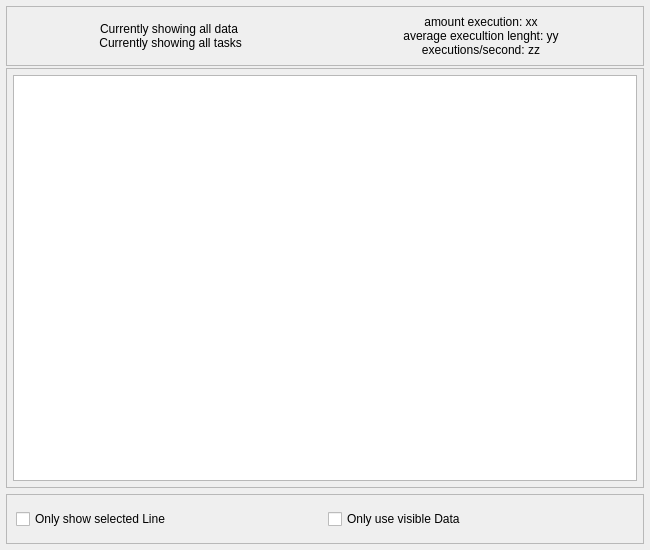
<?xml version="1.0" encoding="UTF-8"?>
<ui version="4.0">
 <class>Stats</class>
 <widget class="QDialog" name="Stats">
  <property name="geometry">
   <rect>
    <x>0</x>
    <y>0</y>
    <width>650</width>
    <height>550</height>
   </rect>
  </property>
  <property name="minimumSize">
   <size>
    <width>650</width>
    <height>550</height>
   </size>
  </property>
  <property name="maximumSize">
   <size>
    <width>650</width>
    <height>550</height>
   </size>
  </property>
  <property name="windowTitle">
   <string>Statistics</string>
  </property>
  <layout class="QGridLayout" name="gridLayout">
   <property name="leftMargin">
    <number>6</number>
   </property>
   <property name="topMargin">
    <number>6</number>
   </property>
   <property name="rightMargin">
    <number>6</number>
   </property>
   <property name="bottomMargin">
    <number>6</number>
   </property>
   <item row="1" column="0">
    <layout class="QVBoxLayout" name="mainLayout">
     <property name="spacing">
      <number>2</number>
     </property>
     <item>
      <widget class="QFrame" name="topFrame">
       <property name="minimumSize">
        <size>
         <width>600</width>
         <height>60</height>
        </size>
       </property>
       <property name="maximumSize">
        <size>
         <width>16777215</width>
         <height>60</height>
        </size>
       </property>
       <property name="frameShape">
        <enum>QFrame::StyledPanel</enum>
       </property>
       <property name="frameShadow">
        <enum>QFrame::Raised</enum>
       </property>
       <layout class="QHBoxLayout" name="horizontalLayout">
        <item>
         <widget class="QLabel" name="leftLabel">
          <property name="lineWidth">
           <number>1</number>
          </property>
          <property name="midLineWidth">
           <number>1</number>
          </property>
          <property name="text">
           <string>Currently showing all data
 Currently showing all tasks</string>
          </property>
          <property name="alignment">
           <set>Qt::AlignCenter</set>
          </property>
         </widget>
        </item>
        <item>
         <widget class="QLabel" name="rightLabel">
          <property name="text">
           <string>amount execution: xx
average execultion lenght: yy
executions/second: zz</string>
          </property>
          <property name="alignment">
           <set>Qt::AlignCenter</set>
          </property>
          <property name="wordWrap">
           <bool>false</bool>
          </property>
         </widget>
        </item>
       </layout>
      </widget>
     </item>
     <item>
      <widget class="QFrame" name="mainFrame">
       <property name="minimumSize">
        <size>
         <width>300</width>
         <height>400</height>
        </size>
       </property>
       <property name="frameShape">
        <enum>QFrame::StyledPanel</enum>
       </property>
       <property name="frameShadow">
        <enum>QFrame::Raised</enum>
       </property>
       <layout class="QGridLayout" name="gridLayout_2">
        <property name="leftMargin">
         <number>6</number>
        </property>
        <property name="topMargin">
         <number>6</number>
        </property>
        <property name="rightMargin">
         <number>6</number>
        </property>
        <property name="bottomMargin">
         <number>6</number>
        </property>
        <item row="0" column="0">
         <widget class="QChartView" name="topLeft"/>
        </item>
       </layout>
      </widget>
     </item>
    </layout>
   </item>
   <item row="2" column="0">
    <widget class="QFrame" name="bottomFrame">
     <property name="sizePolicy">
      <sizepolicy hsizetype="MinimumExpanding" vsizetype="Preferred">
       <horstretch>0</horstretch>
       <verstretch>0</verstretch>
      </sizepolicy>
     </property>
     <property name="minimumSize">
      <size>
       <width>0</width>
       <height>50</height>
      </size>
     </property>
     <property name="frameShape">
      <enum>QFrame::StyledPanel</enum>
     </property>
     <property name="frameShadow">
      <enum>QFrame::Raised</enum>
     </property>
     <layout class="QHBoxLayout" name="horizontalLayout_3">
      <item>
       <widget class="QCheckBox" name="toggleSelectedLine">
        <property name="text">
         <string>Only show selected Line</string>
        </property>
       </widget>
      </item>
      <item>
       <widget class="QCheckBox" name="toggleViewableData">
        <property name="text">
         <string>Only use visible Data</string>
        </property>
       </widget>
      </item>
     </layout>
    </widget>
   </item>
  </layout>
 </widget>
 <customwidgets>
  <customwidget>
   <class>QChartView</class>
   <extends>QGraphicsView</extends>
   <header>QtCharts</header>
  </customwidget>
 </customwidgets>
 <resources/>
 <connections/>
</ui>
